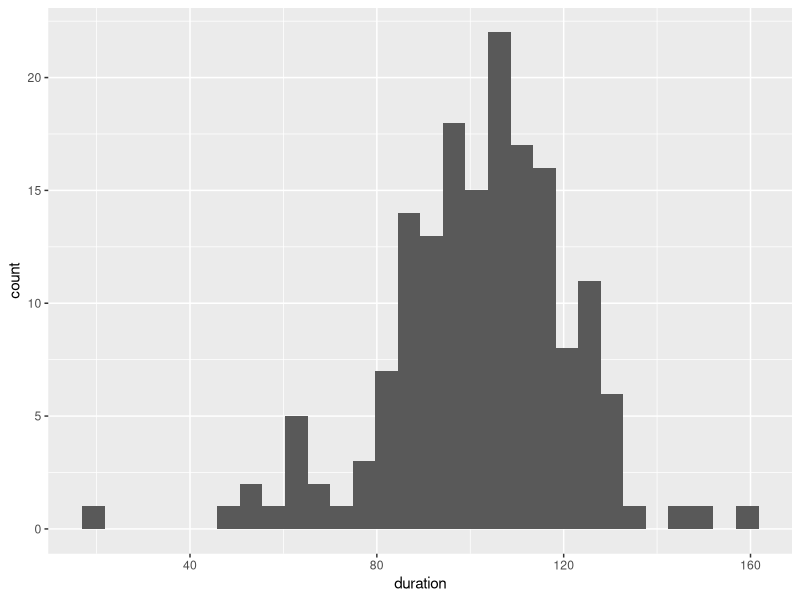
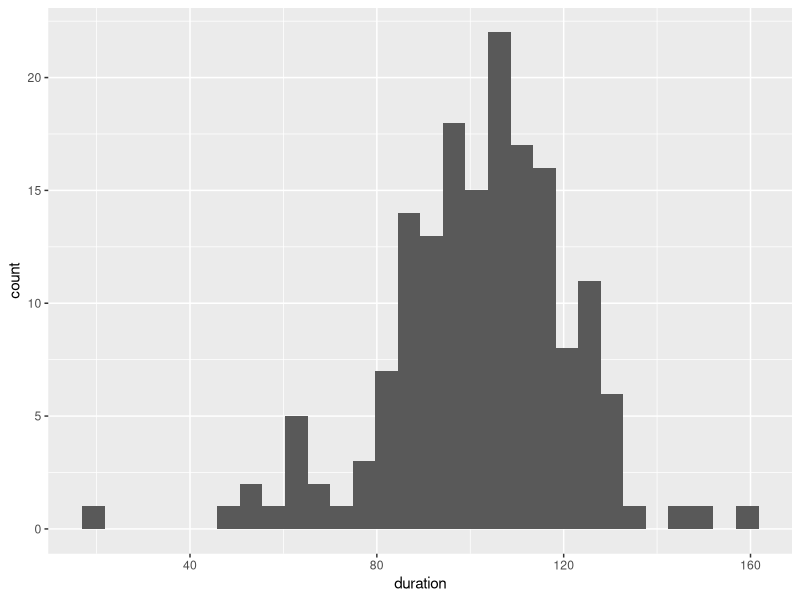
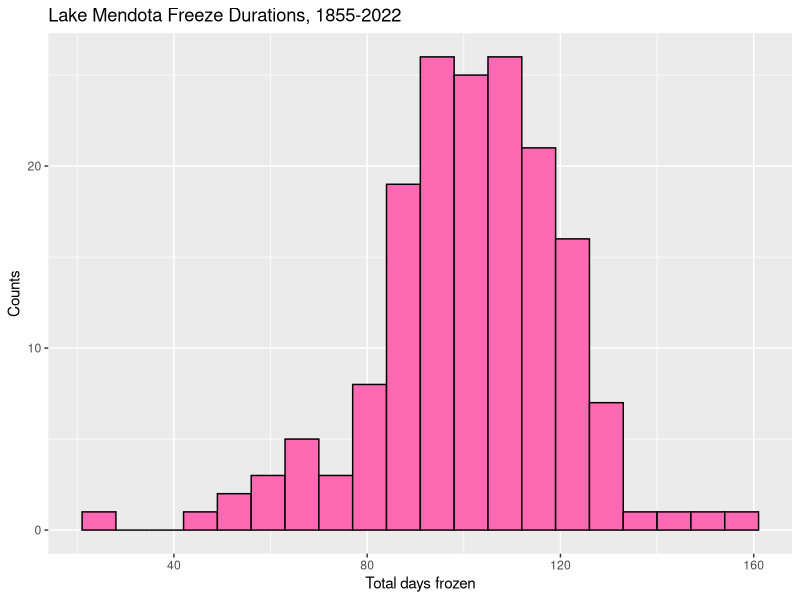
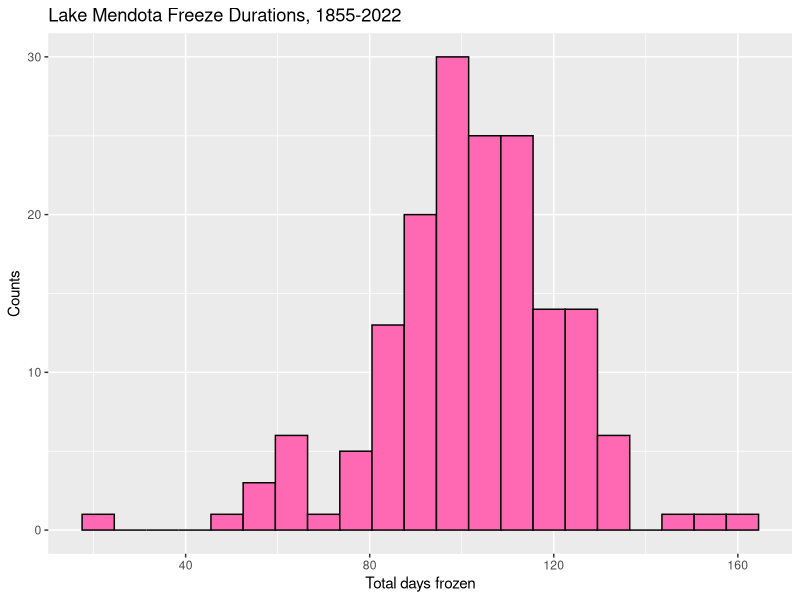
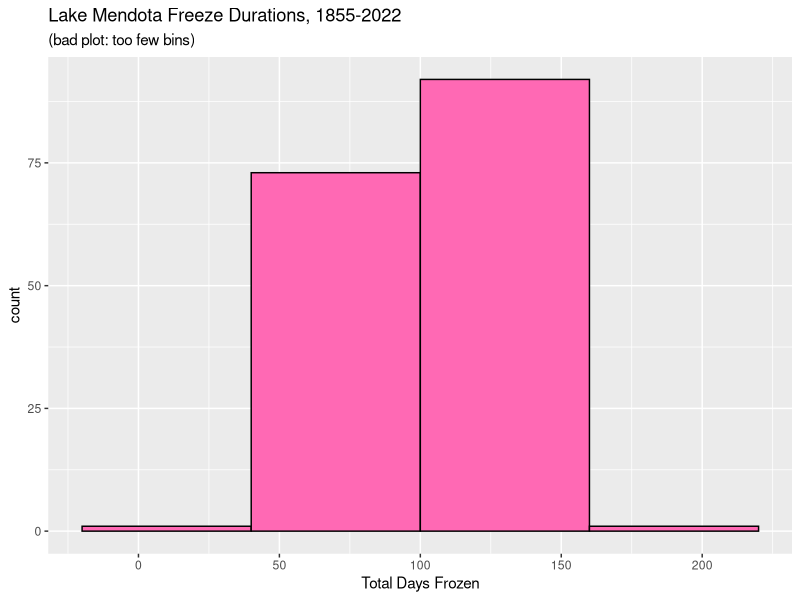
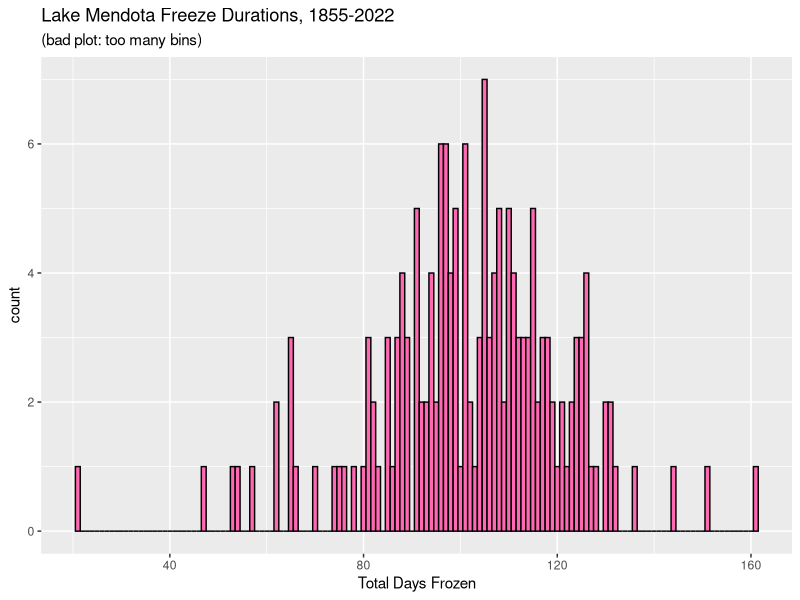
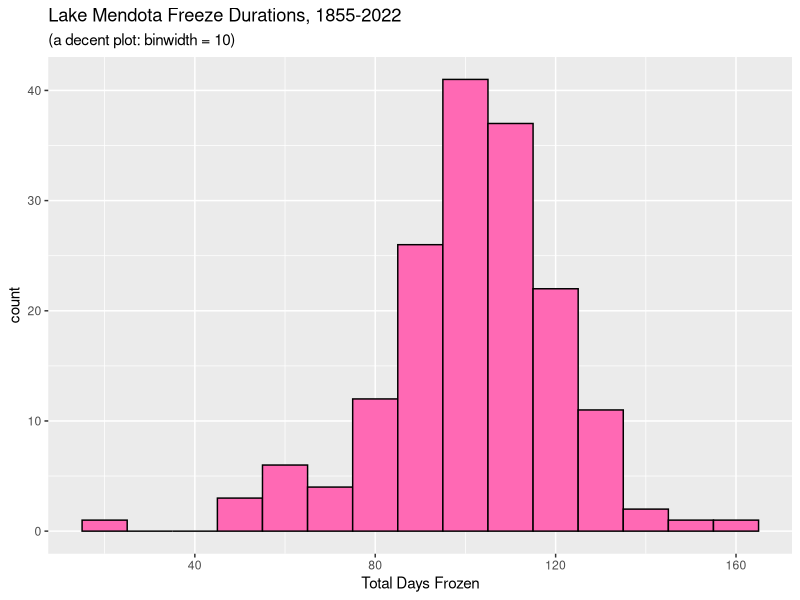
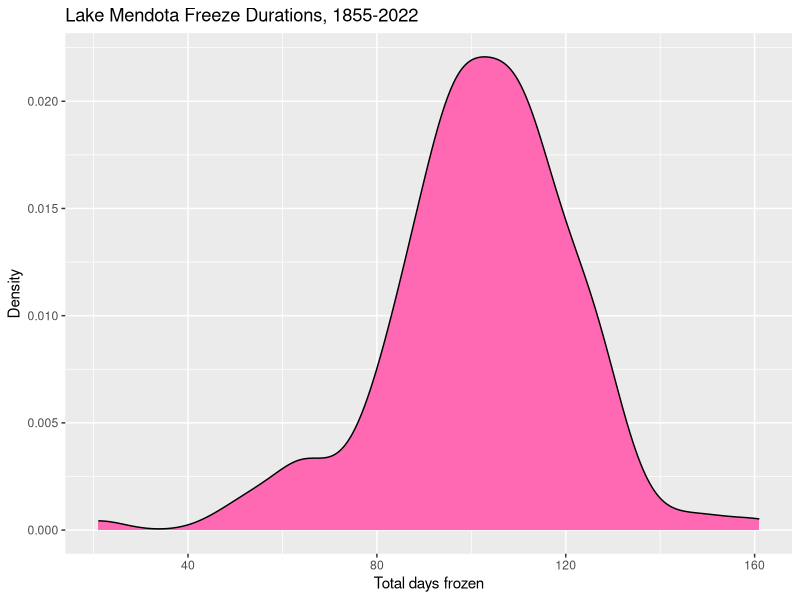

Reproduce these figures in R, in order.
## ---- chunk 1
##   when the tidyverse library is loaded, messages are generated that we do not want to include in the knitted document
## setting the chunk argument include = FALSE means this chunk is executed, but the text in the chunk and any output do not appear in the knitted document

## Hash tags allow you to comment-out the code; you can use multiple depending on your preference but only one is needed.
## Any characters after a hash tag on a line are comments.

## 'knitr' is the package that turns R Markdown into a document
## The following command sets some options for this R Markdown file
  ##   echo = TRUE means that the code in R chunks will appear the knitted document
  ##   message = FALSE and warning = FALSE mean that messages and warnings do not appear in the final document
  ##   error = TRUE means the document will continue to knit in the presence of errors while knitting
  ##   fig.height = 4 means figures are 4 inches tall unless otherwise specified
knitr::opts_chunk$set(echo = TRUE, message = FALSE, warning = FALSE,
                      error = TRUE, fig.height = 4)

## The `library()' function loads in a package; the package must already be installed.
## `tidyverse' is the name of a collection of more than a dozen packages designed to work with each other.
## The library(tidyverse) command loads eight core packages, including ggplot2
## Others we often use, such as lubridate, need to be loaded separately
## The 'lubridate' package has useful functions for dates.
library(tidyverse)
library(lubridate)
## ---- chunk 2
## `mendota` is a new object. 
## The `=` assigns the loaded data set to the object name `mendota`.
## You will often see `<-' instead as the assignment operator.
##   I use `=` almost all the time, but `<-` is more common.

## read_csv() is a function in the tidyverse for reading in .csv files.
## There is a base R function named read.csv(). Use read_csv() instead.
## If you use read.csv(), character variables get changed to factors
##   and variable names might get changed.

## The argument to read_csv() is a path to the file with the data
## The '..' means go up a directory
## Use a '/' after a directory

## The result of the code below is to create a data frame named mendota
##   by reading in the data in the file.
### COURSE/data/ contains the data file
### COURSE/lectures/unit2-ggplot2/ is your working directory

mendota = read_csv("../../data/lake-mendota-winters-2022.csv")
## ---- chunk 3
spec(mendota)
## ---- chunk 4
ggplot(data = mendota, mapping = aes(x = duration)) +
  geom_histogram()
## ---- chunk 5
ggplot(mendota, aes(x = duration)) +
  geom_histogram()
## ---- chunk 6
ggplot(mendota, aes(x = duration)) +
  geom_histogram(fill = "hotpink",
                 color = "black",
                 binwidth = 7,
                 boundary = 0) +
  xlab("Total days frozen") +
  ylab("Counts") +
  ggtitle("Lake Mendota Freeze Durations, 1855-2022")
## ---- chunk 7
ggplot(mendota, aes(x = duration)) +
  geom_histogram(fill = "hotpink",
                 color = "black",
                 binwidth = 7,
                 center = 0) +
  xlab("Total days frozen") +
  ylab("Counts") +
  ggtitle("Lake Mendota Freeze Durations, 1855-2022")
## ---- chunk 8
ggplot(mendota, aes(x = duration)) +
  geom_histogram(center = 70, binwidth = 60,
                 fill='hotpink', color='black') +
  xlab("Total Days Frozen") +
  ggtitle("Lake Mendota Freeze Durations, 1855-2022",
          subtitle = "(bad plot: too few bins)")
## ---- chunk 9
ggplot(mendota, aes(x=duration)) +
  geom_histogram(center=70, binwidth=1,
                 fill='hotpink', color='black') +
  xlab("Total Days Frozen") +
  ggtitle("Lake Mendota Freeze Durations, 1855-2022",
          subtitle = "(bad plot: too many bins)")
## ---- chunk 10
ggplot(mendota, aes(x=duration)) +
  geom_histogram(center=100, binwidth=10,
                 fill='hotpink', color='black') +
  xlab("Total Days Frozen") +
  ggtitle("Lake Mendota Freeze Durations, 1855-2022",
          subtitle = "(a decent plot: binwidth = 10)")
## ---- chunk 11
ggplot(mendota) +
  geom_density(aes(x=duration),
               fill="hotpink",
               color="black") +
  xlab("Total days frozen") +
  ylab("Density") +
  ggtitle("Lake Mendota Freeze Durations, 1855-2022")
## ---- chunk 12
ggplot(mendota) +
  geom_density(aes(x=duration),
               fill="hotpink",
               color="black") +
  geom_vline(xintercept = 80, linetype = "dashed") +
  xlab("Total days frozen") +
  ylab("Density") +
  ggtitle("Lake Mendota Freeze Durations, 1855-2022")
## ---- chunk 13
mendota %>% nrow()
mendota %>% filter(duration <=80) %>% nrow()
## ---- chunk 14
ggplot(mendota, aes(y = duration)) +
  geom_boxplot()
## ---- chunk 15
ggplot(mendota, aes(x = duration)) +
  geom_boxplot()
## ---- chunk 16
ggplot(mendota, aes(x = as.character(decade), y = duration)) +
  geom_boxplot(fill = "papayawhip",
               color = "blue") +
  ylab("Total days closed by ice") +
  xlab("Decade") +
  ggtitle("Lake Mendota Freeze Durations, 1855-2022")
## ---- chunk 17
ggplot(mendota, aes(x = year1, y = duration)) +
  geom_point()
## ---- chunk 18
ggplot(mendota, aes(x = year1, y = duration)) +
  geom_line()
## ---- chunk 19
ggplot(mendota, aes(x = year1, y = duration)) +
  geom_smooth()
## ---- chunk 20
ggplot(mendota, aes(x = year1, y = duration)) +
  geom_smooth(se = FALSE)
## ---- chunk 21
## note setting the aesthetics here in ggplot()
## otherwise, we would need to set the in geom_point(), geom_line(), and geom_smooth() each separately
ggplot(mendota, aes(x=year1, y=duration)) +
  geom_point() +
  geom_line() +
  geom_smooth(se=FALSE) +
  xlab("Year") +
  ylab("Total Days Frozen") +
  ggtitle("Lake Mendota Freeze Durations, 1855-2022")
## ---- chunk 22
## Fitting a model using code beyond the scope of this course
## The function `geom_smooth()` uses `loess()` under the hood
fit = loess(duration ~ year1, data = mendota)

## Add the values to the mendota data set
mendota = mendota %>% 
  mutate(fitted = fit$fitted,
         residual = fit$residuals)
## ---- chunk 23
print(mendota, width = Inf)
## ---- chunk 24
ggplot(mendota, aes(x = residual)) +
  geom_density(fill = "papayawhip")
## ---- chunk 25
ggplot(mendota, aes(x = residual)) +
  geom_boxplot()
## ---- chunk 26
mendota %>% 
  summarize(mean = mean(residual),
            median = median(residual),
            sd = sd(residual),
            q10 = quantile(residual, 0.10),
            q25 = quantile(residual, 0.25),
            q50 = quantile(residual, 0.50),
            q75 = quantile(residual, 0.75),
            q90 = quantile(residual, 0.90))

## ---- chunk 27
ggplot(mendota, aes(x = residual)) +
  geom_density(fill = "papayawhip") +
  geom_hline(yintercept = 0) +
  geom_vline(xintercept = c(-1,1)*16.7,
             color = "red", linetype = "dotted") +
  geom_vline(xintercept = c(-1,1)*2*16.7,
             color = "red", linetype = "dashed") +
  geom_vline(xintercept = c(-1,1)*3*16.7,
             color = "red", linetype = "solid")
## ---- chunk 28
ggplot(mendota, aes(x = residual)) +
  geom_density(fill = "papayawhip") +
  xlab("Residuals (days)") +
  ylab("") +
  ggtitle("Density Plot of Residuals from geom_smooth()",
          subtitle = "Lake Mendota Freeze data, 1855-2022")
## ---- chunk 29
mendota = mendota %>% 
  mutate(ff_after_june_30 = as.integer(first_freeze -
                             ymd(str_c(year1,"-06-30"))),
         ff_period = case_when(
           ff_after_june_30 <= 153 ~ "Nov 16-30",
           ff_after_june_30 <= 168 ~ "Dec 1-15",
           ff_after_june_30 <= 184 ~ "Dec 16-31",
           ff_after_june_30 <= 199 ~ "Jan 1-15",
           ff_after_june_30 <= 215 ~ "Jan 16-30")) %>% 
  mutate(ff_period = reorder(ff_period, ff_after_june_30))

mendota_sum = mendota %>% 
  count(ff_period)
## ---- chunk 30
mendota %>% 
  select(winter, duration, first_freeze, ff_period) %>% 
  slice_head(n=5)

mendota_sum
## ---- chunk 31
ggplot(mendota, aes(x = ff_period)) +
  geom_bar()
## ---- chunk 32
ggplot(mendota, aes(x = ff_period)) +
  geom_bar(color = "black", fill = "blue") +
  xlab("Date of the First Freeze") +
  ylab("Count") +
  ggtitle("Lake Mendota First Freeze Dates",
          subtitle = "1855-2022")
## ---- chunk 33
mendota_sum
## ---- chunk 34
ggplot(mendota_sum, aes(x = ff_period, y = n)) +
  geom_col()
## ---- chunk 35
ggplot(mendota_sum, aes(x = ff_period, y = n)) +
  geom_col(color = "black", fill = "blue") +
  xlab("Date of the First Freeze") +
  ylab("Count") +
  ggtitle("Lake Mendota First Freeze Dates",
          subtitle = "1855-2022")
## ---- chunk 36
mendota = mendota %>% 
  mutate(period50 = case_when(
    year1 < 1901 ~ "1855-1900",
    year1 < 1951 ~ "1901-1950",
    year1 < 2001 ~ "1951-2000",
    TRUE ~ "2001-2022"))
## ---- chunk 37
ggplot(mendota, aes(x = ff_period)) +
  geom_bar(color = "black", fill = "blue") +
  xlab("Date of the First Freeze") +
  ylab("Count") +
  ggtitle("Lake Mendota First Freeze Dates",
          subtitle = "1855-2022") +
  facet_wrap(vars(period50))
## ---- chunk 38
ggplot(mendota, aes(x = ff_period)) +
  geom_bar(color = "black", fill = "blue") +
  xlab("Date of the First Freeze") +
  ylab("Count") +
  ggtitle("Lake Mendota First Freeze Dates",
          subtitle = "1855-2022") +
  facet_grid(rows = vars(period50))
## ---- chunk 39
ggplot(mendota, aes(x = ff_period)) +
  geom_bar(color = "black", fill = "blue") +
  xlab("Date of the First Freeze") +
  ylab("Count") +
  ggtitle("Lake Mendota First Freeze Dates",
          subtitle = "1855-2022") +
  facet_grid(cols = vars(period50))
## ---- chunk 40
mendota_sum2 = mendota %>% 
  count(period50, ff_period) %>% 
  group_by(period50) %>% 
  mutate(p = n / sum(n),
         pct = 100*p)

mendota_sum2 %>% 
  print(n = Inf)
## ---- chunk 41
ggplot(mendota, aes(x = ff_period)) +
  geom_bar(color = "black", fill = "blue") +
  xlab("Date of the First Freeze") +
  ggtitle("Lake Mendota First Freeze Dates",
          subtitle = "1855-2022") +
  facet_wrap(vars(period50))
## ---- chunk 42
ggplot(mendota_sum2, aes(x = ff_period, y = pct)) +
  geom_col(color = "black", fill = "blue") +
  xlab("Date of the First Freeze") +
  ylab("Percentage") +
  ggtitle("Lake Mendota First Freeze Dates",
          subtitle = "1855-2022") +
  facet_wrap(vars(period50))
## ---- chunk 43
ggplot(mendota_sum2, aes(x = ff_period, y = p)) +
  geom_col(color = "black", fill = "blue") +
  scale_y_continuous(labels = scales::percent) +
  xlab("Date of the First Freeze") +
  ylab("") +
  ggtitle("Lake Mendota First Freeze Dates",
          subtitle = "1855-2022") +
  facet_wrap(vars(period50))
## ---- chunk 44
## ff_after_june_30 directly
g = ggplot(mendota, aes(x = ff_after_june_30)) +
  geom_density() +
  geom_hline(yintercept = 0) +
  xlab("Days after June 30 of the First Freeze") +
  ggtitle("Lake Mendota First Freeze Dates",
          subtitle = "1855-2022")

g

## relabeled axes
## lubridate commands (ignore for now!)
dec01 = as.numeric(ymd("2022-12-01") - ymd("2022-06-30"))
dec15 = as.numeric(ymd("2022-12-15") - ymd("2022-06-30"))
jan01 = as.numeric(ymd("2023-01-01") - ymd("2022-06-30"))
jan15 = as.numeric(ymd("2023-01-15") - ymd("2022-06-30"))

g +
  scale_x_continuous(breaks = c(dec01, dec15, jan01, jan15),
                     labels = c("Dec 1", "Dec 15", "Jan 1", "Jan 15")) +
  xlab("Date of the First Freeze")
## ---- chunk 45
g = ggplot(mendota, aes(x = year1, y = duration)) +
  geom_line() +
  geom_point(aes(col = ff_period), size = 2) +
  xlab("Year") +
  ylab("Total Days Closed by Ice") +
  ggtitle("Lake Mendota Freeze Durations over Time",
          subtitle = "1855-2022")

g
## ---- chunk 46
g = g +
  scale_color_viridis_d(direction = -1)

g
## ---- chunk 47
g = g +
  guides(color = guide_legend(title = "First Freeze Time"))

g
## ---- chunk 48
g + theme_bw()
## ---- chunk 49
g + theme_minimal()
